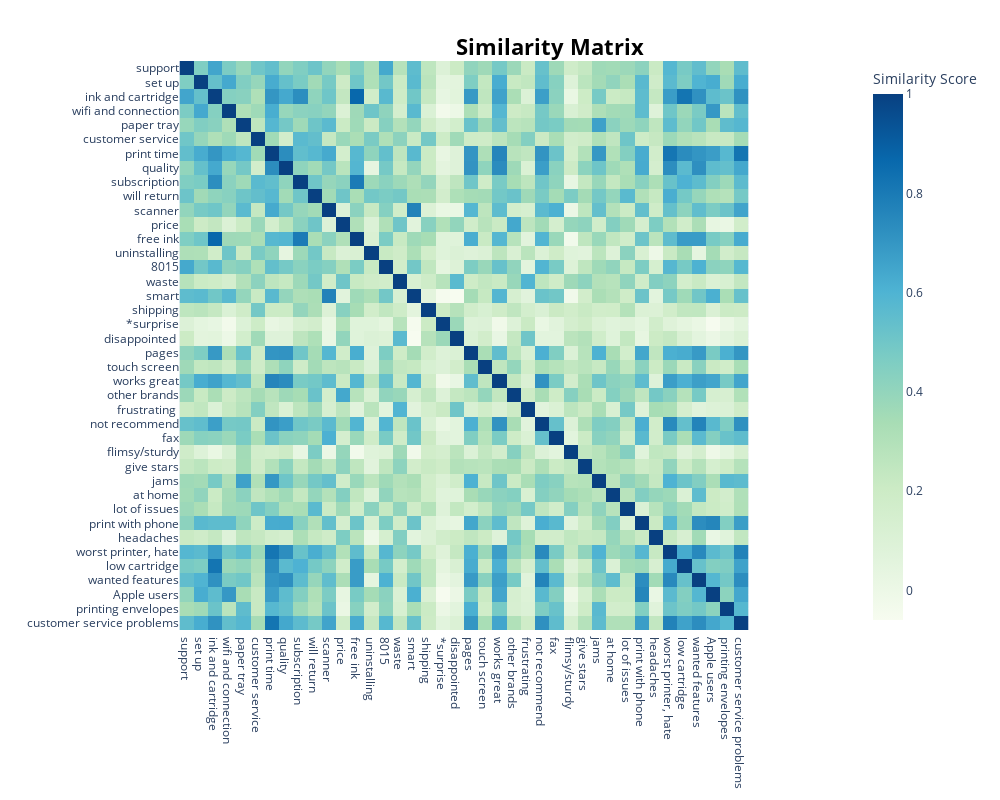

Notebook source saved alongside this figure:
### Code cell
topic_model.visualize_heatmap(width=1000, height=800,custom_labels=True)

### Figure 1 — Plotly figure (JSON) as saved in the notebook; plotly's stock layout.template omitted (floating-point values rounded to 4 significant figures; data arrays with more than 128 entries replaced by an {"elided": "..."} marker saying what was removed)
{"data": [{"coloraxis": "coloraxis", "hovertemplate": "x: %{x}<br>y: %{y}<br>Similarity Score: %{z}<extra></extra>", "name": "0", "type": "heatmap", "x": ["support", "set up", "ink and cartridge", "wifi and connection", "paper tray", "customer service", "print time", "quality", "subscription", "will return", "scanner", "price", "free ink", "uninstalling", "8015", "waste", "smart", "shipping", "*surprise", "disappointed ", "pages", "touch screen", "works great", "other brands", "frustrating ", "not recommend", "fax", "flimsy/sturdy", "give stars", "jams", "at home", "lot of issues", "print with phone", "headaches", "worst printer, hate", "low cartridge", "wanted features", "Apple users", "printing envelopes", "customer service problems"], "xaxis": "x", "y": ["support", "set up", "ink and cartridge", "wifi and connection", "paper tray", "customer service", "print time", "quality", "subscription", "will return", "scanner", "price", "free ink", "uninstalling", "8015", "waste", "smart", "shipping", "*surprise", "disappointed ", "pages", "touch screen", "works great", "other brands", "frustrating ", "not recommend", "fax", "flimsy/sturdy", "give stars", "jams", "at home", "lot of issues", "print with phone", "headaches", "worst printer, hate", "low cartridge", "wanted features", "Apple users", "printing envelopes", "customer service problems"], "yaxis": "y", "z": {"elided": "40x40 float values"}}], "layout": {"coloraxis": {"colorbar": {"title": {"text": "Similarity Score"}}, "colorscale": [[0, "rgb(247,252,240)"], [0.125, "rgb(224,243,219)"], [0.25, "rgb(204,235,197)"], [0.375, "rgb(168,221,181)"], [0.5, "rgb(123,204,196)"], [0.625, "rgb(78,179,211)"], [0.75, "rgb(43,140,190)"], [0.875, "rgb(8,104,172)"], [1, "rgb(8,64,129)"]]}, "height": 800, "hoverlabel": {"bgcolor": "white", "font": {"family": "Rockwell", "size": 16}}, "legend": {"title": {"text": "Trend"}}, "margin": {"t": 60}, "showlegend": true, "title": {"font": {"color": "Black", "size": 22}, "text": "<b>Similarity Matrix</b>", "x": 0.55, "xanchor": "center", "y": 0.95, "yanchor": "top"}, "width": 1000, "xaxis": {"anchor": "y", "constrain": "domain", "domain": [0, 1], "scaleanchor": "y"}, "yaxis": {"anchor": "x", "autorange": "reversed", "constrain": "domain", "domain": [0, 1]}}}
